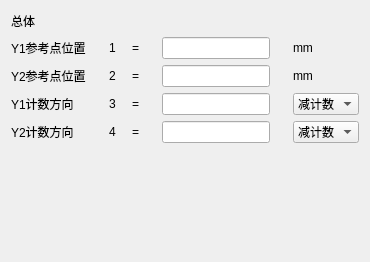
       <widget class="QWidget" name="tab_22">
        <attribute name="title">
         <string>反馈</string>
        </attribute>
        <layout class="QGridLayout" name="gridLayout_16">
         <item row="0" column="0">
          <layout class="QGridLayout" name="gridLayout_15">
           <item row="0" column="0">
            <widget class="QLabel" name="label_60">
             <property name="text">
              <string>总体</string>
             </property>
            </widget>
           </item>
           <item row="0" column="1" rowspan="2">
            <spacer name="horizontalSpacer_53">
             <property name="orientation">
              <enum>Qt::Horizontal</enum>
             </property>
             <property name="sizeHint" stdset="0">
              <size>
               <width>17</width>
               <height>20</height>
              </size>
             </property>
            </spacer>
           </item>
           <item row="0" column="2">
            <spacer name="horizontalSpacer_54">
             <property name="orientation">
              <enum>Qt::Horizontal</enum>
             </property>
             <property name="sizeHint" stdset="0">
              <size>
               <width>17</width>
               <height>20</height>
              </size>
             </property>
            </spacer>
           </item>
           <item row="0" column="4" rowspan="2">
            <spacer name="horizontalSpacer_55">
             <property name="orientation">
              <enum>Qt::Horizontal</enum>
             </property>
             <property name="sizeHint" stdset="0">
              <size>
               <width>17</width>
               <height>20</height>
              </size>
             </property>
            </spacer>
           </item>
           <item row="0" column="6" rowspan="2">
            <spacer name="horizontalSpacer_56">
             <property name="orientation">
              <enum>Qt::Horizontal</enum>
             </property>
             <property name="sizeHint" stdset="0">
              <size>
               <width>17</width>
               <height>20</height>
              </size>
             </property>
            </spacer>
           </item>
           <item row="1" column="0">
            <widget class="QLabel" name="label_123">
             <property name="text">
              <string>Y1参考点位置</string>
             </property>
            </widget>
           </item>
           <item row="1" column="2">
            <widget class="QLabel" name="label_124">
             <property name="text">
              <string>1</string>
             </property>
            </widget>
           </item>
           <item row="1" column="3">
            <widget class="QLabel" name="label_125">
             <property name="text">
              <string>=</string>
             </property>
            </widget>
           </item>
           <item row="1" column="5">
            <widget class="QLineEdit" name="lineEdit_32"/>
           </item>
           <item row="1" column="7">
            <widget class="QLabel" name="label_126">
             <property name="text">
              <string>mm</string>
             </property>
            </widget>
           </item>
           <item row="2" column="0">
            <widget class="QLabel" name="label_127">
             <property name="text">
              <string>Y2参考点位置</string>
             </property>
            </widget>
           </item>
           <item row="2" column="2">
            <widget class="QLabel" name="label_128">
             <property name="text">
              <string>2</string>
             </property>
            </widget>
           </item>
           <item row="2" column="3">
            <widget class="QLabel" name="label_129">
             <property name="text">
              <string>=</string>
             </property>
            </widget>
           </item>
           <item row="2" column="5">
            <widget class="QLineEdit" name="lineEdit_33"/>
           </item>
           <item row="2" column="7">
            <widget class="QLabel" name="label_130">
             <property name="text">
              <string>mm</string>
             </property>
            </widget>
           </item>
           <item row="3" column="0">
            <widget class="QLabel" name="label_131">
             <property name="text">
              <string>Y1计数方向</string>
             </property>
            </widget>
           </item>
           <item row="3" column="2">
            <widget class="QLabel" name="label_132">
             <property name="text">
              <string>3</string>
             </property>
            </widget>
           </item>
           <item row="3" column="3">
            <widget class="QLabel" name="label_133">
             <property name="text">
              <string>=</string>
             </property>
            </widget>
           </item>
           <item row="3" column="5">
            <widget class="QLineEdit" name="lineEdit_34"/>
           </item>
           <item row="3" column="7">
            <widget class="QComboBox" name="comboBox_8">
             <item>
              <property name="text">
               <string>减计数</string>
              </property>
             </item>
             <item>
              <property name="text">
               <string>增计数</string>
              </property>
             </item>
            </widget>
           </item>
           <item row="4" column="0">
            <widget class="QLabel" name="label_135">
             <property name="text">
              <string>Y2计数方向</string>
             </property>
            </widget>
           </item>
           <item row="4" column="2">
            <widget class="QLabel" name="label_136">
             <property name="text">
              <string>4</string>
             </property>
            </widget>
           </item>
           <item row="4" column="3">
            <widget class="QLabel" name="label_137">
             <property name="text">
              <string>=</string>
             </property>
            </widget>
           </item>
           <item row="4" column="5">
            <widget class="QLineEdit" name="lineEdit_35"/>
           </item>
           <item row="4" column="7">
            <widget class="QComboBox" name="comboBox_9">
             <item>
              <property name="text">
               <string>减计数</string>
              </property>
             </item>
             <item>
              <property name="text">
               <string>增计数</string>
              </property>
             </item>
            </widget>
           </item>
           <item row="5" column="5">
            <spacer name="verticalSpacer">
             <property name="orientation">
              <enum>Qt::Vertical</enum>
             </property>
             <property name="sizeHint" stdset="0">
              <size>
               <width>20</width>
               <height>108</height>
              </size>
             </property>
            </spacer>
           </item>
          </layout>
         </item>
        </layout>
       </widget>
